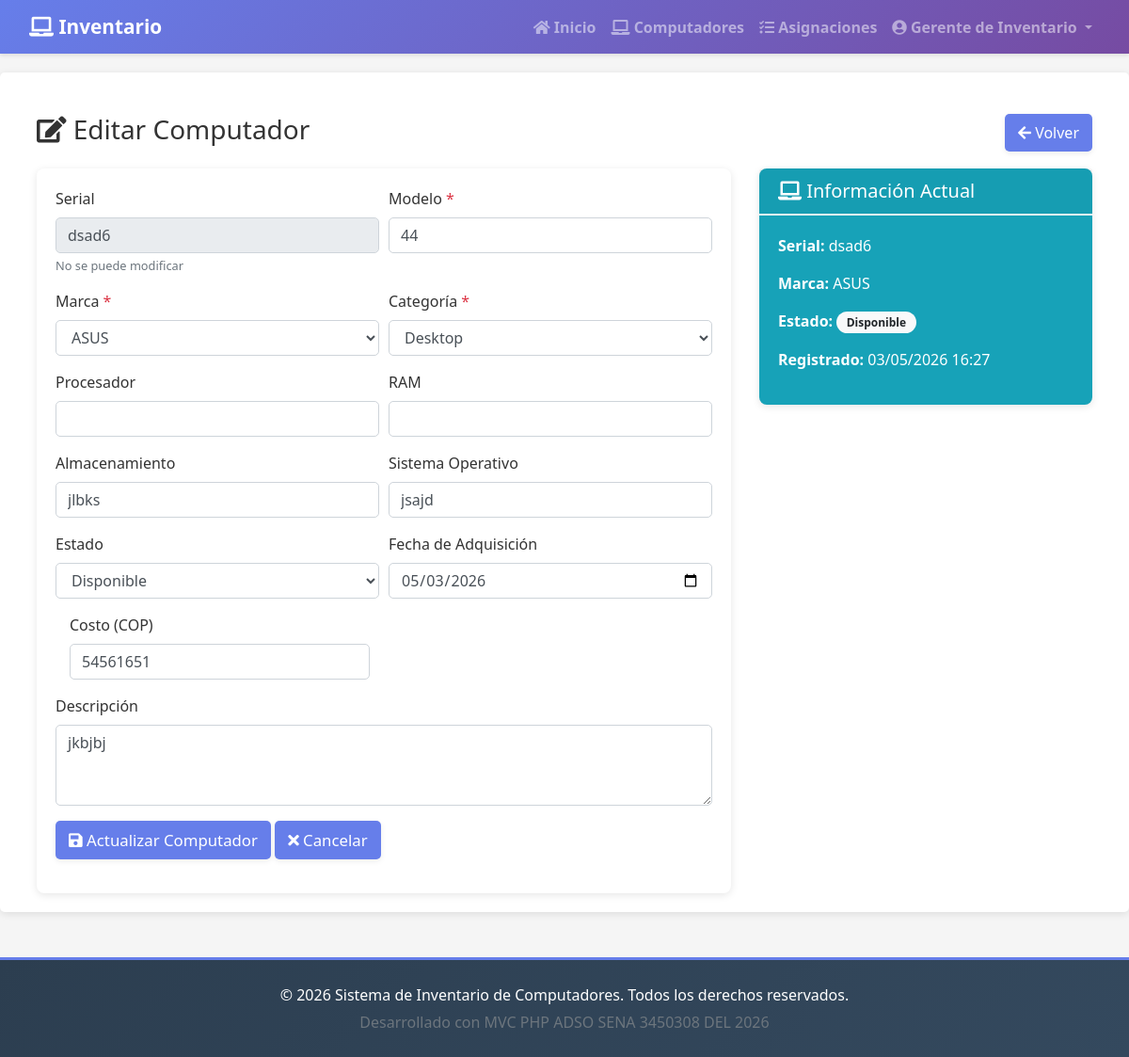
The app's page /?controller=computador&action=edit&id=1 (signed in) with its own data.
### tables this page shows
CREATE TABLE computadores (
    id INTEGER PRIMARY KEY AUTOINCREMENT,
    serial TEXT NOT NULL UNIQUE,
    marca_id INTEGER NOT NULL,
    categoria_id INTEGER NOT NULL,
    modelo TEXT NOT NULL,
    procesador TEXT,
    ram TEXT,
    almacenamiento TEXT,
    so TEXT,
    estado TEXT DEFAULT 'disponible',
    descripcion TEXT,
    fecha_adquisicion DATE,
    costo DECIMAL(10,2),
    costo_moneda TEXT DEFAULT 'COP',
    fecha_creacion DATETIME DEFAULT CURRENT_TIMESTAMP,
    usuario_creacion_id INTEGER,
    FOREIGN KEY (marca_id) REFERENCES marcas(id),
    FOREIGN KEY (categoria_id) REFERENCES categorias(id),
    FOREIGN KEY (usuario_creacion_id) REFERENCES usuarios(id)
);

CREATE TABLE marcas (
    id INTEGER PRIMARY KEY AUTOINCREMENT,
    nombre TEXT NOT NULL UNIQUE
);

CREATE TABLE categorias (
    id INTEGER PRIMARY KEY AUTOINCREMENT,
    nombre TEXT NOT NULL UNIQUE
);

### controller/BaseController.php (called while the page is built, shortened)
<?php
abstract class BaseController
{
    public function __construct(array $config, PDO $connection)
    {
        $this->connection = $connection;
    }
    protected function render(string $viewPath, array $data = []): void
    {
        extract($data, EXTR_SKIP);
        $fullViewPath = dirname(__DIR__) . '/view/' . $viewPath . '.php';
        require dirname(__DIR__) . '/view/partials/header.php';
        require $fullViewPath;
        require dirname(__DIR__) . '/view/partials/footer.php';
    }
}

### controller/Computador/ComputadorController.php (called while the page is built, shortened)
<?php
class ComputadorController extends DashboardController
{
    public function edit(): void
    {
        $id = $_GET['id'] ?? null;
        $computadorModel = new ComputadorModel($this->connection);
        $computador = $computadorModel->obtenerPorId((int) $id);
        $this->render('computador/edit', [
            'computador' => $computador,
            'marcas' => $computadorModel->obtenerMarcas(),
            'categorias' => $computadorModel->obtenerCategorias(),
            'rol' => $_SESSION['usuario_rol'] ?? ''
        ]);
    }
}

### bootstrap.php (called while the page is built, shortened)
<?php
spl_autoload_register(static function (string $class): void {
    $base = __DIR__;
    $paths = [
        $base . '/lib/' . $class . '.php',
        $base . '/controller/' . $class . '.php',
        $base . '/model/' . $class . '.php',
        $base . '/controller/Auth/' . $class . '.php',
        $base . '/controller/Dashboard/' . $class . '.php',
        $base . '/controller/Computador/' . $class . '.php',
        $base . '/controller/Asignacion/' . $class . '.php',
        $base . '/controller/Usuario/' . $class . '.php',
        $base . '/model/Usuario/' . $class . '.php',
        $base . '/model/Computador/' . $class . '.php',
        $base . '/model/Asignacion/' . $class . '.php',
    ];
    foreach ($paths as $file) {
        if (file_exists($file)) {
            return;
        }
    }
});
$config = require __DIR__ . '/lib/conf/config.php';
$connection = Database::getConnection($config);
$action = strtolower((string) ($_GET['action'] ?? 'index'));
$id = isset($_GET['id']) ? (int) $_GET['id'] : null;
$controller = new $controllerClass($config, $connection);
$id !== null ? $controller->{$action}($id) : $controller->{$action}();

### web/index.php (called while the page is built, shortened)
<?php
require dirname(__DIR__) . '/bootstrap.php';

### model/BaseModel.php (called while the page is built, shortened)
<?php
abstract class BaseModel
{
    public function __construct(PDO $connection)
    {
        $this->connection = $connection;
    }
}

### model/Computador/ComputadorModel.php (called while the page is built, shortened)
<?php
class ComputadorModel extends BaseModel
{
    public function obtenerPorId(int $id): ?array
    {
        $sql = 'SELECT c.*, m.nombre as marca_nombre, cat.nombre as categoria_nombre
                FROM computadores c
                LEFT JOIN marcas m ON c.marca_id = m.id
                LEFT JOIN categorias cat ON c.categoria_id = cat.id
                WHERE c.id = :id';
        $stmt = $this->connection->prepare($sql);
        $stmt->execute([':id' => $id]);
        return $stmt->fetch() ?: null;
    }
    public function obtenerMarcas(): array
    {
        $sql = 'SELECT * FROM marcas ORDER BY nombre';
        $stmt = $this->connection->prepare($sql);
        $stmt->execute();
        return $stmt->fetchAll();
    }
    public function obtenerCategorias(): array
    {
        $sql = 'SELECT * FROM categorias ORDER BY nombre';
        $stmt = $this->connection->prepare($sql);
        $stmt->execute();
        return $stmt->fetchAll();
    }
}

### view/computador/edit.php (the view, shortened to what this page needs)
<div class="container-fluid mt-4">
    <div class="row mb-3">
        <div class="col-md-8">
            <h3><i class="fas fa-edit"></i> Editar Computador</h3>
        </div>
        <div class="col-md-4 text-right">
            <a href="?controller=computador&action=view&id=<?= $computador['id'] ?>" class="btn btn-secondary">
                <i class="fas fa-arrow-left"></i> Volver
            </a>
        </div>
    </div>
    <div class="row">
        <div class="col-md-8">
            <div class="card">
                <div class="card-body">
                    <form method="POST" class="needs-validation" novalidate>
                        <div class="form-row">
                            <div class="form-group col-md-6">
                                <label for="serial">Serial</label>
                                <input type="text" class="form-control" id="serial"
                                       value="<?= htmlspecialchars($computador['serial']) ?>" disabled>
                                <small class="form-text text-muted">No se puede modificar</small>
                            </div>
                            <div class="form-group col-md-6">
                                <label for="modelo">Modelo <span class="text-danger">*</span></label>
                                <input type="text" class="form-control" id="modelo" name="modelo"
                                       value="<?= htmlspecialchars($computador['modelo']) ?>" required>
                            </div>
                        </div>
                        <div class="form-row">
                            <div class="form-group col-md-6">
                                <label for="marca_id">Marca <span class="text-danger">*</span></label>
                                <select class="form-control" id="marca_id" name="marca_id" required>
                                    <?php foreach ($marcas as $marca): ?>
                                        <option value="<?= $marca['id'] ?>"
                                                <?= $marca['id'] == $computador['marca_id'] ? 'selected' : '' ?>>
                                            <?= htmlspecialchars($marca['nombre']) ?>
                                        </option>
                                    <?php endforeach; ?>
                                </select>
                            </div>
                            <div class="form-group col-md-6">
                                <label for="categoria_id">Categoría <span class="text-danger">*</span></label>
                                <select class="form-control" id="categoria_id" name="categoria_id" required>
                                    <?php foreach ($categorias as $categoria): ?>
                                        <option value="<?= $categoria['id'] ?>"
                                                <?= $categoria['id'] == $computador['categoria_id'] ? 'selected' : '' ?>>
                                            <?= htmlspecialchars($categoria['nombre']) ?>
                                        </option>
                                    <?php endforeach; ?>
                                </select>
                            </div>
                        </div>
                        <div class="form-row">
                            <div class="form-group col-md-6">
                                <label for="procesador">Procesador</label>
                                <input type="text" class="form-control" id="procesador" name="procesador"
                                       value="<?= htmlspecialchars($computador['procesador'] ?? '') ?>">
                            </div>
                            <div class="form-group col-md-6">
                                <label for="ram">RAM</label>
                                <input type="text" class="form-control" id="ram" name="ram"
                                       value="<?= htmlspecialchars($computador['ram'] ?? '') ?>">
                            </div>
                        </div>
                        <div class="form-row">
                            <div class="form-group col-md-6">
                                <label for="almacenamiento">Almacenamiento</label>
                                <input type="text" class="form-control" id="almacenamiento" name="almacenamiento"
                                       value="<?= htmlspecialchars($computador['almacenamiento'] ?? '') ?>">
                            </div>
                            <div class="form-group col-md-6">
                                <label for="so">Sistema Operativo</label>
                                <input type="text" class="form-control" id="so" name="so"
                                       value="<?= htmlspecialchars($computador['so'] ?? '') ?>">
                            </div>
                        </div>
                        <div class="form-row">
                            <div class="form-group col-md-6">
                                <label for="estado">Estado</label>
                                <select class="form-control" id="estado" name="estado">
                                    <option value="disponible" <?= $computador['estado'] === 'disponible' ? 'selected' : '' ?>>
                                        Disponible
                                    </option>
                                </select>
                            </div>
                            <div class="form-group col-md-6">
                                <label for="fecha_adquisicion">Fecha de Adquisición</label>
                                <input type="date" class="form-control" id="fecha_adquisicion" name="fecha_adquisicion"
                                       value="<?= $computador['fecha_adquisicion'] ?? '' ?>">
                            </div>
                        </div>
                        <div class="form-group col-md-6">
                            <label for="costo">Costo (COP)</label>
                            <input type="number" class="form-control" id="costo" name="costo" step="0.01"
                                   value="<?= $computador['costo'] ?? '' ?>">
                        </div>
                        <div class="form-group">
                            <label for="descripcion">Descripción</label>
                            <textarea class="form-control" id="descripcion" name="descripcion" rows="3">
<?= htmlspecialchars($computador['descripcion'] ?? '') ?></textarea>
                        </div>
                        <div class="form-group">
                            <button type="submit" class="btn btn-primary btn-lg">
                                <i class="fas fa-save"></i> Actualizar Computador
                            </button>
                            <a href="?controller=computador&action=view&id=<?= $computador['id'] ?>" class="btn btn-secondary btn-lg">
                                <i class="fas fa-times"></i> Cancelar
                            </a>
                        </div>
                    </form>
                </div>
            </div>
        </div>
        <div class="col-md-4">
            <div class="card bg-info text-white">
                <div class="card-header">
                    <h5 class="mb-0"><i class="fas fa-laptop"></i> Información Actual</h5>
                </div>
                <div class="card-body">
                    <p><strong>Serial:</strong> <?= htmlspecialchars($computador['serial']) ?></p>
                    <p><strong>Marca:</strong> <?= htmlspecialchars($computador['marca_nombre'] ?? 'N/A') ?></p>
                    <p><strong>Estado:</strong>
                        <span class="badge badge-light">
                            <?= ucfirst(str_replace('_', ' ', $computador['estado'])) ?>
                        </span>
                    </p>
                    <p><strong>Registrado:</strong> <?= date('d/m/Y H:i', strtotime($computador['fecha_creacion'])) ?></p>
                </div>
            </div>
        </div>
    </div>
</div>

### web/css/app.css (style rules this page uses)
:root { --primary: #667eea; --secondary: #764ba2; --success: #11998e; --danger: #ee0979; --warning: #f2994e; --info: #0099cc; --brand: var(--primary); --surface: #ffffff; --line: #e9ecef; }
* { box-sizing: border-box; }
body { margin: 0; font-family: "Segoe UI", Tahoma, sans-serif; background: #f5f5f5; color: #333; }
html { height: 100%; }
body { display: flex; flex-direction: column; min-height: 100vh; }
.card { border: none !important; box-shadow: 0 2px 8px rgba(0, 0, 0, 0.1) !important; transition: transform 0.3s, box-shadow 0.3s; }
.card-header { border-bottom: 2px solid #f0f0f0; }
.btn-primary { background: linear-gradient(135deg, #667eea 0%, #764ba2 100%); border: none; transition: all 0.3s ease; }
.btn { display: inline-block; background: var(--brand, #667eea); color: #ffffff; text-decoration: none; border: 1px solid rgba(0,0,0,0.05); border-radius: 6px; padding: 8px 14px; cursor: pointer; box-shadow: 0 2px 6px rgba(0,0,0,0.08); transition: transform 0.15s, box-shadow 0.15s, filter 0.15s; }
.btn-secondary { background: linear-gradient(135deg,#6c757d 0%, #5a6268 100%); color: #fff; }
.btn-lg { padding: 12px 20px; font-size: 1.05rem; }
.badge { padding: 0.5rem 0.75rem; font-weight: bold; border-radius: 20px; }
.form-control { border-radius: 5px; }
.form-row, .row { row-gap: 1rem; }
input, select, button { font: inherit; padding: 8px; }
.btn { display: inline-block; background: var(--brand); color: #ffffff; text-decoration: none; border: none; border-radius: 6px; padding: 8px 14px; cursor: pointer; }

### view/partials/header.php (style rules this page uses)
body { background-color: #f5f5f5; }
.card { border-radius: 8px; border: none; box-shadow: 0 2px 8px rgba(0,0,0,0.1); }
.btn { border-radius: 5px; }
.badge { padding: 0.35rem 0.65rem; }

### records on screen
computadores: serial "dsad6", modelo "44", marca_id "ASUS", categoria_id "Desktop", almacenamiento "jlbks", so "jsajd", estado "Disponible", fecha_adquisicion "05/03/2026", costo "54561651", descripcion "jkbjbj", marca.nombre "ASUS", fecha_creacion "03/05/2026 16:27"

### other values on screen
$_SESSION['usuario_nombre'] "Gerente de Inventario"
